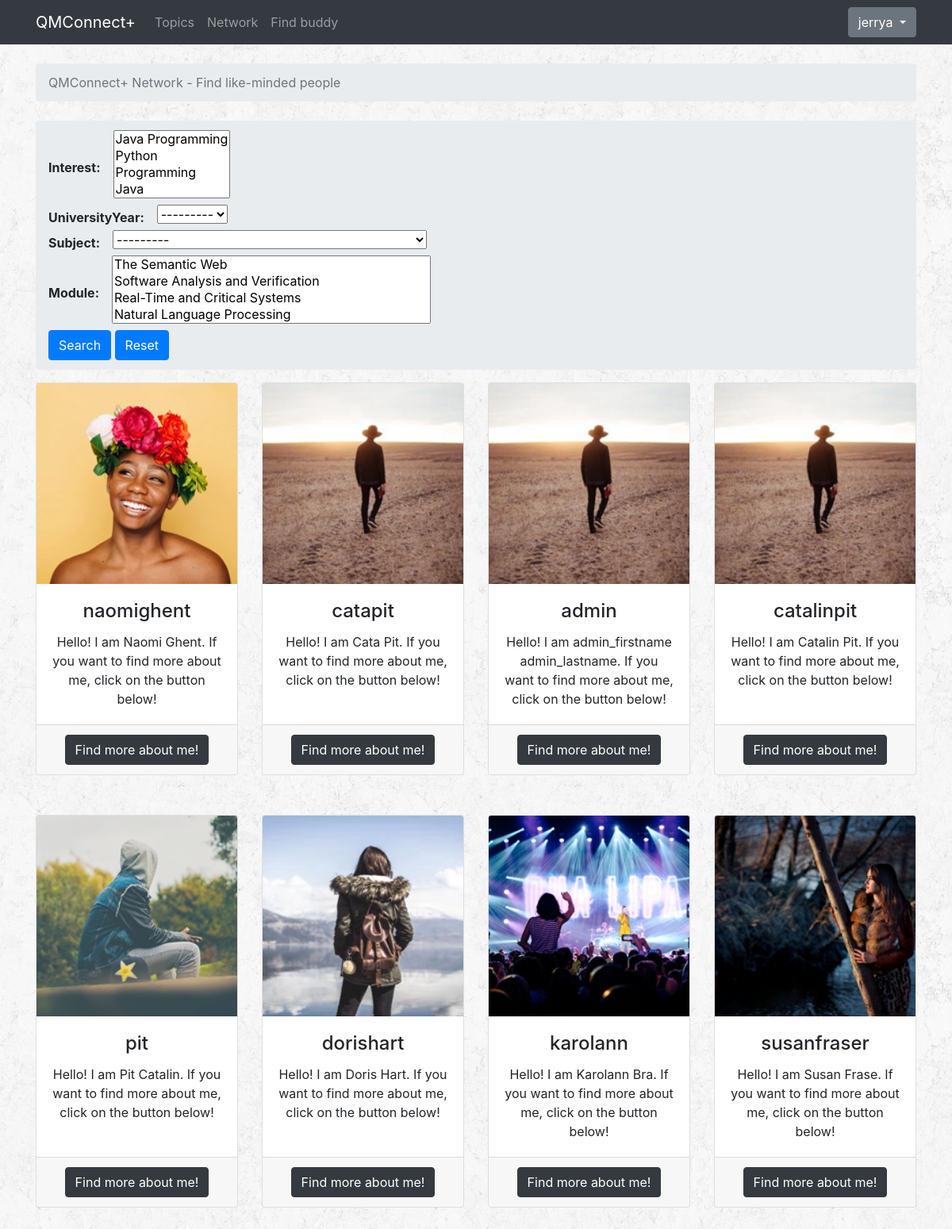
Screenshot of /network/ (signed in) with the database file from the repository.
### accounts/models.py (models this page shows)
class Profile(models.Model):
    YEAR = (
        ('1', '1st year'),
        ('2', '2nd year'),
        ('3', '3rd year'),
    )
    SUBJECT = (
        ('BCS', 'BSc Computer Science'),
        ('BCSM', 'BSc Computer Science and Mathematics'),
        ('BCSIE', 'BSc Computer Science with Industrial Experience'),
        ('BCSWM', 'BSc Computer Science with Management (ITMB)'),
    )
    user = models.OneToOneField(User, on_delete=models.CASCADE)
    dob = models.DateField(auto_now=False, auto_now_add=False)
    image = models.ImageField(upload_to='profile_images', default='')
    universityYear = models.CharField(choices=YEAR, max_length=1, default='')
    subject = models.CharField(choices=SUBJECT, max_length=5, default='')
    module = models.ManyToManyField(Module)
    interest = models.ManyToManyField(Interest)
    message = models.ManyToManyField('self', blank=True, symmetrical=False, through="Message")
    def __str__(self):
        return self.user.username

### accounts/views.py (the view)
# urls.py: path('network/', accounts_views.network, name='network'),
@login_required
def network(request):
    profiles = Profile.objects.all().exclude(user_id=request.user.id)
    user_filter = ProfileFilter(request.GET, queryset=profiles)
    return render(request, 'network.html', {'user_filter': user_filter})

### accounts/models.py (called while the page is built)
    def __str__(self):
        return self.name

    def __str__(self):
        return self.name

### templates/network.html (shortened to what this page needs)
{% extends 'base.html' %}
{% load widget_tweaks %}
{% block breadcrumb %}
<li class="breadcrumb-item active">QMConnect+ Network - Find like-minded people</li>
{% endblock %}
{% block content %}
<nav aria-label="breadcrumb">
      <ol class="breadcrumb">
        <li class="breadcrumb-item" aria-current="page">
          <form id="formFiltering" method="get">
            {% for field in user_filter.form %}
              <div class="form-inline">
                <strong><label for="{{ field.id_for_label }}"> {{ field.label_tag }} </label></strong>
                {{ field|add_class:'mx-sm-3 mb-2' }}
              </div>
            {% endfor %}
            <button class="btn btn-primary" type="submit" id="submitFiltering">Search</button>
            <a class="btn btn-primary" href="{% url 'qa:network' %}">Reset</a>
          </form>
      </nav>
<div class="row text-center">
  {% for profile in user_filter.qs %}
  <div class="col-3 bottom-padding">
    <div class="card h-100">
      <img class="card-img-top" src="/profile_images/{{ profile.image }}" alt="User profile picture">
      <div class="card-body">
        <h4 class="card-title">{{ profile }}</h4>
        <p class="card-text">
          Hello! I am {{ profile.user.get_full_name }}.
          If you want to find more about me, click on the button below!
        </p>
      </div>
      <div class="card-footer">
          <a class="btn btn-dark" href="{% url 'qa:profile' profile.user.id %}">Find more about me!</a>
      </div>
    </div>
  </div>
  {% endfor %}
</div>
{% endblock content %}

### templates/base.html (shortened to what this page needs)
{% load static %}
<!DOCTYPE html>
<html>
<head>
  <link rel="stylesheet" href="{% static 'css/bootstrap.min.css' %}">
  <link rel="stylesheet" href="{% static 'css/style.css' %}">
</head>
<body>
  {% block body %}
  <nav class="navbar navbar-expand-lg navbar-dark bg-dark">
    <div class="container">
      <a class="navbar-brand" href="{% url 'qa:latest' %}">QMConnect+</a>
      <div class="collapse navbar-collapse" id="mainMenu">
        <ul class="navbar-nav mr-auto">
          <li class="nav-item">
            <a class="nav-link" href="{% url 'qa:home' %}">Topics</a>
          </li>
          <li class="nav-item">
            <a class="nav-link" href="{% url 'qa:network' %}">Network</a>
          </li>
          {% if user.is_authenticated %}
            <li class="nav-item">
              <a class="nav-link" href="{% url 'qa:studybuddy' %}">Find buddy</a>
            </li>
          {% endif %}
        </ul>
        {% if user.is_authenticated %}
        <ul class="navbar-nav ml-auto">
          <li class="nav-item dropdown">
            <a class="btn btn-secondary dropdown-toggle" href="#" id="userMenu" data-toggle="dropdown" aria-haspopup="true" aria-expanded="false"> {{ request.user }} </a>
          </li>
        </ul>
        {% else %}
        <form class="form-inline ml-auto">
          <a href="{% url 'login' %}" class="btn btn-outline-secondary">Log in</a>
          <a href="{% url 'register' %}" class="btn btn-primary ml-2">Register</a>
        </form>
        {% endif %}
      </div>
    </div>
  </nav>
  <div class="container">
    <ol class="breadcrumb my-4">
      {% block breadcrumb %}
      {% endblock %}
    </ol>
    {% block content %}
    {% endblock %}
  </div>
  {% endblock body %}
</body>
</html>

### static/css/style.css (style rules this page uses)
body { background-image: url(../images/rockywall.png); }
.bottom-padding { padding-bottom: 50px; }

### rows the page displays
Profile: image (picture), user.username "naomighent", user.get_full_name "Naomi Ghent"
Profile: image (picture), user.username "catapit", user.get_full_name "Cata Pit"
Profile: image (picture), user.username "admin", user.get_full_name "admin_firstname admin_lastname"
Profile: image (picture), user.username "catalinpit", user.get_full_name "Catalin Pit"
Profile: image (picture), user.username "pit", user.get_full_name "Pit Catalin"
Profile: image (picture), user.username "dorishart", user.get_full_name "Doris Hart"
Profile: image (picture), user.username "karolann", user.get_full_name "Karolann Bra"
Profile: image (picture), user.username "susanfraser", user.get_full_name "Susan Frase"

### other values shown
{{ request.user }} "jerrya"
{{ field.label_tag }} "Interest:" "UniversityYear:" "Subject:" "Module:"
